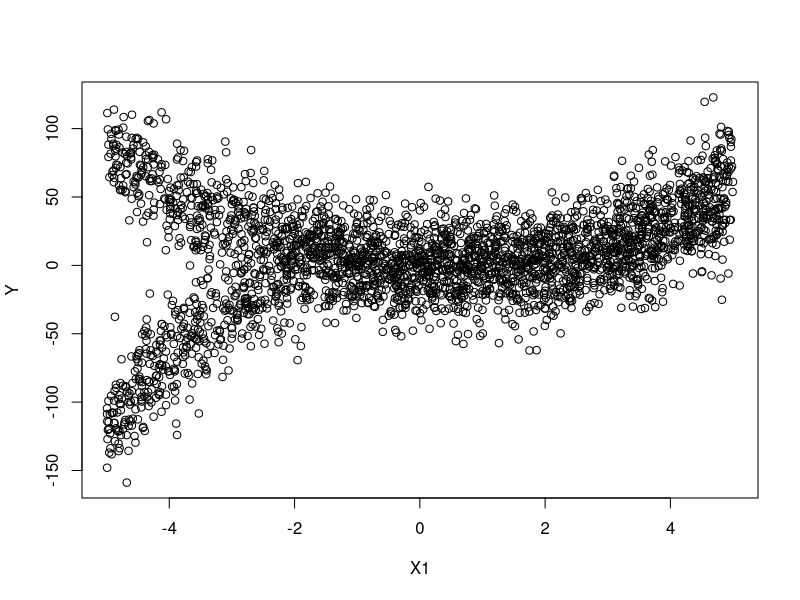

Write R code to recreate this figure.
set.seed(151)

n <- 3000

X1 <- runif(n, -5, 5)
X2 <- sample(c(0, 1), n, replace=TRUE)

beta0 <- -2
beta1 <- 0
beta2 <- -.8
beta3 <- .8

beta4 <- 4
beta5 <- -4.1
beta6 <- 3.225
beta7 <- -0.8

sigma <- 20

Y <- beta0 + beta1*X1 + beta2*X1^2 + beta3*X1^3 +
     beta4*X2 + beta5*X1*X2 + beta6*X1^2*X2 + beta7*X1^3*X2 +
  rnorm(n, 0, sigma)

myData <- data.frame(
            Y = Y
            ,
            X1 = X1
            ,
            X2 = X2
            ,
            X3 = runif(n, 20,40)
            ,
            X4 = rf(n, 2, 5)
            ,
            X5 = sample(c(0,1), n, replace=TRUE)
            ,
            X6 = rf(n, 2, 5) + rt(n, 1)^2
            ,
            X7 = sample(c(0,1), n, replace=TRUE)
            ,
            X8 = runif(n, -20, 5)
            ,
            X9 = rpois(n, 3.2)
            ,
            X10 = rbinom(n, 30, .5)
          )

plot(Y ~ X1, data = myData)

# pairs(myData)

summary(lm(Y ~ X1 + X2 + I(X1^2) + I(X1^3) + X1:X2 + I(X1^2):X2, data = myData))
